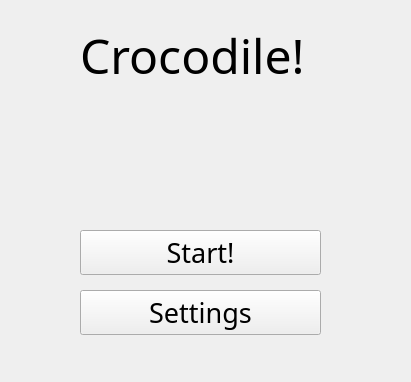
<?xml version="1.0" encoding="UTF-8"?>
<ui version="4.0">
 <class>StartWindow</class>
 <widget class="QMainWindow" name="StartWindow">
  <property name="geometry">
   <rect>
    <x>0</x>
    <y>0</y>
    <width>411</width>
    <height>382</height>
   </rect>
  </property>
  <property name="windowTitle">
   <string>Crocodile!</string>
  </property>
  <widget class="QWidget" name="centralwidget">
   <widget class="QLabel" name="label">
    <property name="geometry">
     <rect>
      <x>80</x>
      <y>30</y>
      <width>281</width>
      <height>51</height>
     </rect>
    </property>
    <property name="font">
     <font>
      <family>Montserrat Medium</family>
      <pointsize>36</pointsize>
      <italic>false</italic>
      <bold>false</bold>
     </font>
    </property>
    <property name="text">
     <string>Crocodile!</string>
    </property>
   </widget>
   <widget class="QPushButton" name="SettingsButton">
    <property name="geometry">
     <rect>
      <x>80</x>
      <y>290</y>
      <width>241</width>
      <height>45</height>
     </rect>
    </property>
    <property name="font">
     <font>
      <family>Montserrat Medium</family>
      <pointsize>20</pointsize>
     </font>
    </property>
    <property name="text">
     <string>Settings</string>
    </property>
   </widget>
   <widget class="QLabel" name="label_2">
    <property name="geometry">
     <rect>
      <x>80</x>
      <y>90</y>
      <width>241</width>
      <height>131</height>
     </rect>
    </property>
    <property name="text">
     <string/>
    </property>
    <property name="scaledContents">
     <bool>true</bool>
    </property>
   </widget>
   <widget class="QPushButton" name="StartButton">
    <property name="geometry">
     <rect>
      <x>80</x>
      <y>230</y>
      <width>241</width>
      <height>45</height>
     </rect>
    </property>
    <property name="font">
     <font>
      <family>Montserrat Medium</family>
      <pointsize>20</pointsize>
     </font>
    </property>
    <property name="text">
     <string>Start!</string>
    </property>
    <property name="autoDefault">
     <bool>false</bool>
    </property>
   </widget>
  </widget>
 </widget>
 <resources>
  <include location="res-rs.qrc"/>
 </resources>
 <connections/>
</ui>
